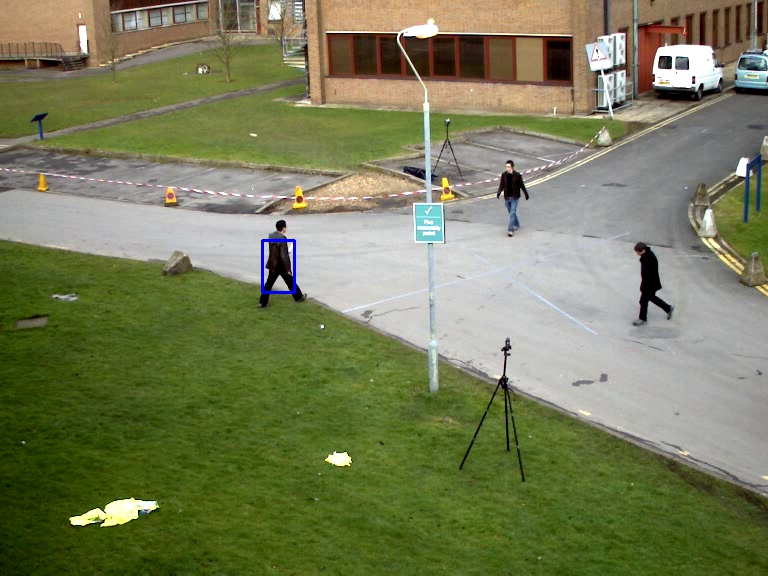
#> input picture test/VideoAnalysis/a.jpg, 768 x 576 px, given in place of the camera
$ python colorSpace.py
#> lines starting #> are read from the running program, lines starting #| are printed output that depends on the picture; after the words box and inside, x2 and y2 are one past the last pixel; in counts of white or black regions, pixels touching at a corner belong together
# -*- coding: utf-8 -*-
import numpy as np
import cv2
from matplotlib import pyplot as plt

# flags = [i for i in dir(cv2) if i.startswith('COLOR_')]
# print flags

cap = cv2.VideoCapture(0)

while(1):

    # Take each frame
    _, frame = cap.read()
#> frame is the input picture: shape (576, 768, 3); mean B, G, R 89.3, 125.4, 120.4

    frame = cv2.flip(frame, flipCode=1)
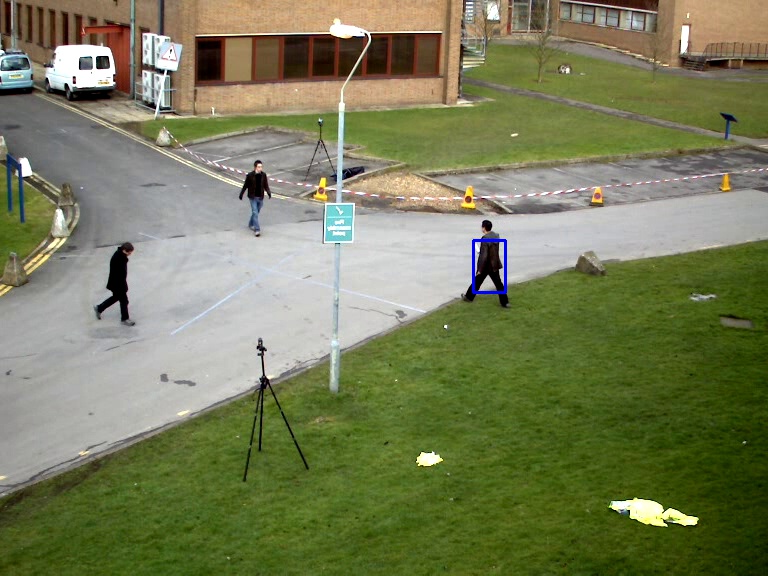
#> frame: shape (576, 768, 3); mean B, G, R 89.3, 125.4, 120.4

    # Convert BGR to HSV
    hsv = cv2.cvtColor(frame, cv2.COLOR_BGR2HSV)
#> hsv: shape (576, 768, 3); mean H, S, V 42.8, 107.8, 130.7

    # define range of red color in HSV
    lower_red = np.array([170,60,20])
    upper_red = np.array([179,255,255])

    # Threshold the HSV image to get only blue colors
    mask = cv2.inRange(hsv, lower_red, upper_red)
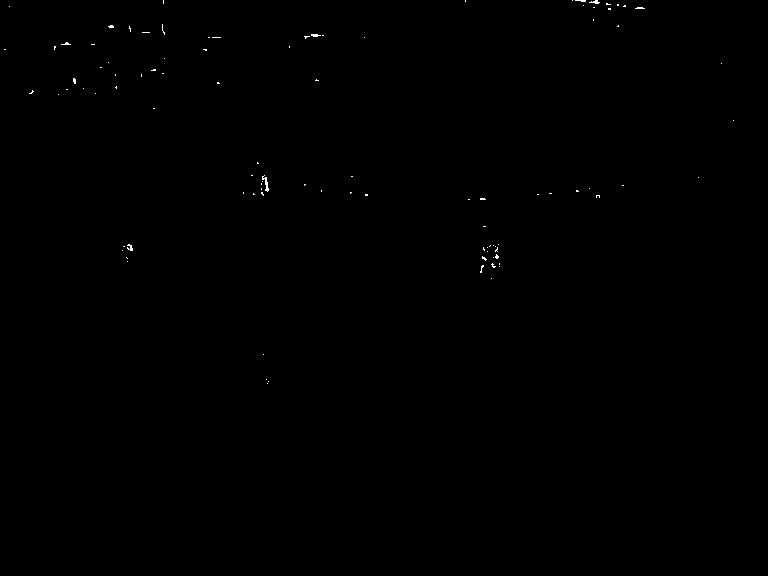
#> mask: shape (576, 768); 0.12% white in thin lines or dots, all inside (x1, y1, x2, y2) = (4, 0, 734, 384)

    # Bitwise-AND mask and original image
    res = cv2.bitwise_and(frame,frame, mask= mask)

    cv2.imshow('frame',frame)
    cv2.imshow('mask',mask)
    cv2.imshow('res',res)
    key = cv2.waitKey(1)
#> (key q is pressed here)

    if key & 0xFF == ord('q'):
        break

cv2.destroyAllWindows()
